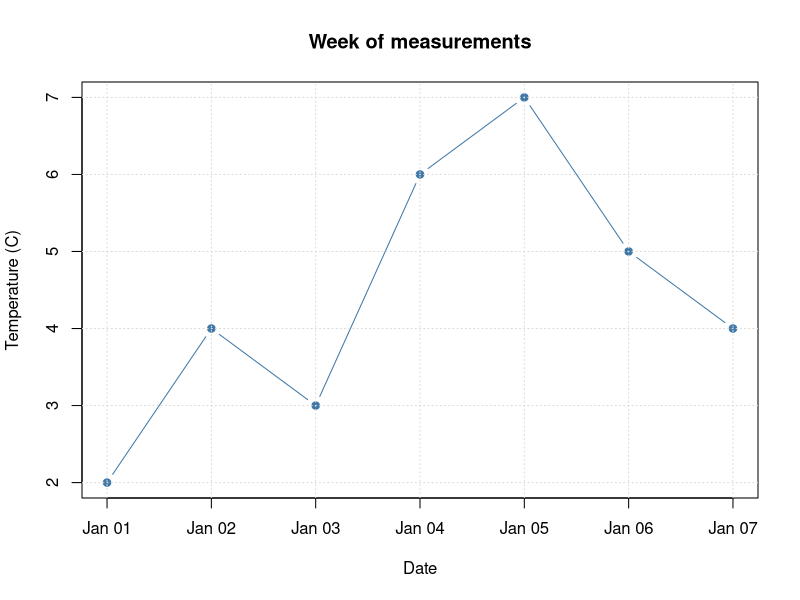

Write R code to recreate this figure.
## ---- chunk 1
days <- as.Date("2026-01-01") + 0:6
temperature_c <- c(2,4,3,6,7,5,4)
plot(days,temperature_c,type="b",pch=19,col="#3F78A8",
     xlab="Date",ylab="Temperature (C)",
     main="Week of measurements")
grid(col="gray85")
